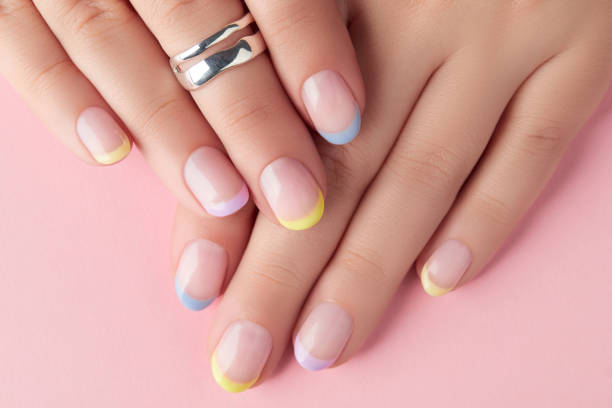
#> input picture pics/image.png, 612 x 408 px
$ python -i feature_extraction.py   (imports and definitions only)
#> lines starting #> are read from the running program, lines starting #| are printed output that depends on the picture; after the words box and inside, x2 and y2 are one past the last pixel; in counts of white or black regions, pixels touching at a corner belong together
#> further down, picture is the input picture: shape (408, 612, 3); mean B, G, R 156, 162.1, 214.2
import cv2
import numpy as np
from skimage.feature import local_binary_pattern
from skimage import color
import matplotlib.pyplot as plt

# Function to extract skin tone from the face
def extract_skin_tone(image):
    hsv_image = cv2.cvtColor(image, cv2.COLOR_BGR2HSV)
#> hsv_image: shape (408, 612, 3); mean H, S, V 80.2, 76.8, 214.3
    lower_skin = np.array([0, 20, 70], dtype=np.uint8)
    upper_skin = np.array([20, 255, 255], dtype=np.uint8)
    skin_mask = cv2.inRange(hsv_image, lower_skin, upper_skin)
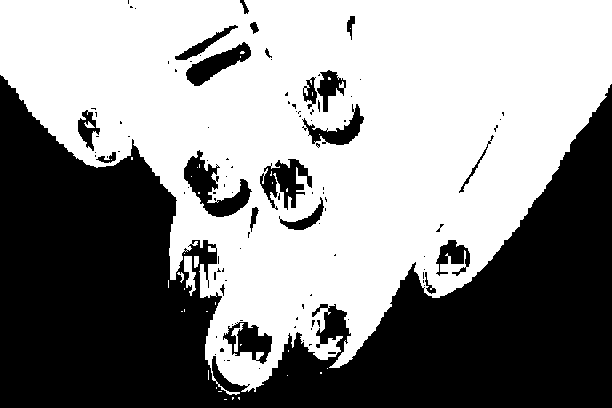
#> skin_mask: shape (408, 612); 55.6% white; 106 black regions (84 under 20 px), largest, box (x1, y1, x2, y2) and area: (0, 75, 612, 408) 100917, (184, 150, 252, 217) 1786, (260, 159, 312, 210) 1328
    skin_region = cv2.bitwise_and(image, image, mask=skin_mask)
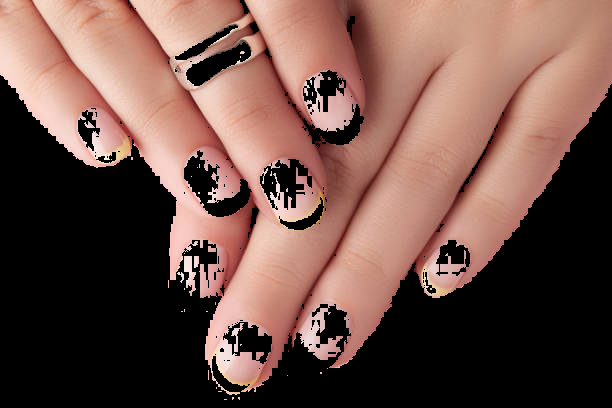
#> skin_region: shape (408, 612, 3); mean B, G, R 71.8, 80.1, 110.3
    skin_avg_color = np.mean(skin_region, axis=(0, 1))
#> skin_avg_color = [71.83, 80.08, 110.3]
    return skin_avg_color

# Function to extract skin texture using Local Binary Patterns (LBP)
# [62 lines left out: functions extract_skin_texture, extract_dark_circles, extract_nail_color, extract_nail_texture, extract_features, not called in this run]

>>> import cv2
>>> picture = cv2.imread('../pics/image.png')
>>> result = extract_skin_tone(picture)
#> result = [71.83, 80.08, 110.3]

$ run again, on pics/pic_mid.png
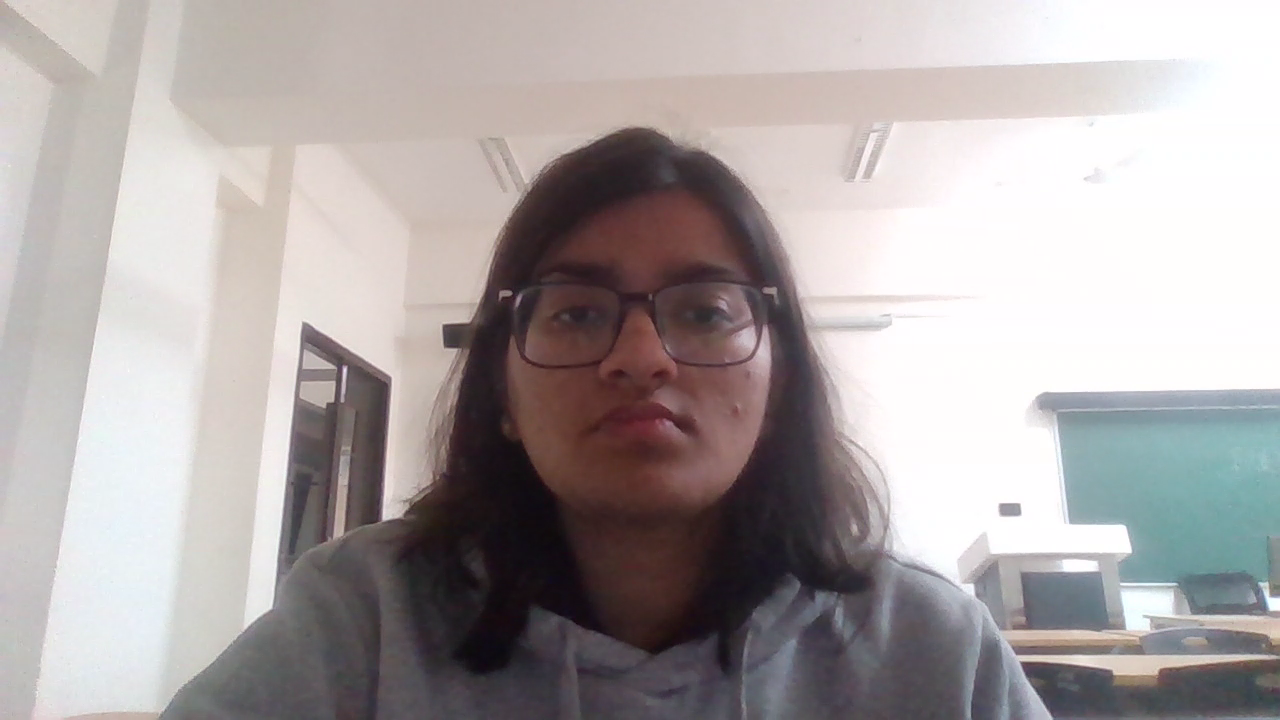
#> input picture pics/pic_mid.png, 1280 x 720 px
#> picture is the input picture: shape (720, 1280, 3); mean B, G, R 164.6, 164.8, 171.6
#> hsv_image: shape (720, 1280, 3); mean H, S, V 69.7, 28.7, 174.3
#> in extract_skin_tone, `skin_mask = cv2.inRange(hsv_image, lower_skin, upper_skin)`:
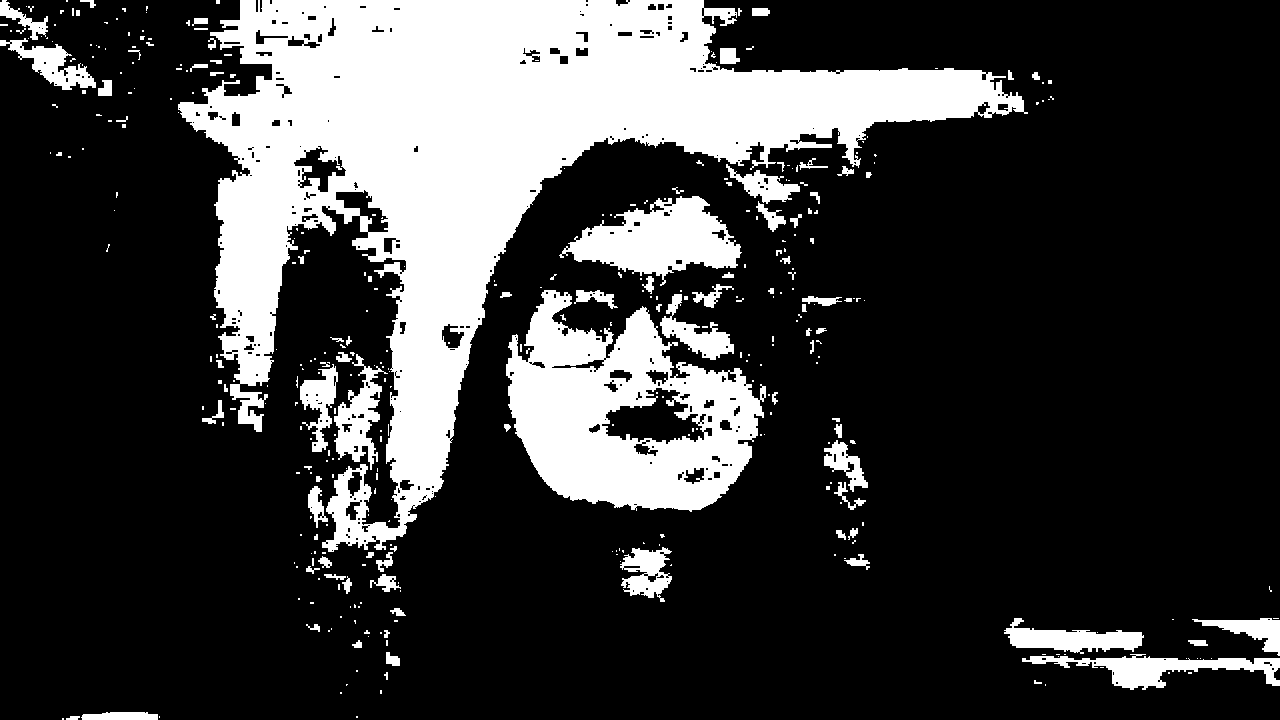
#> skin_mask: shape (720, 1280); 23.3% white; 378 white regions (277 under 20 px), largest, box (x1, y1, x2, y2) and area: (178, 0, 1028, 552) 145691, (506, 290, 766, 512) 32230, (559, 196, 742, 286) 8447
#> in extract_skin_tone, `skin_region = cv2.bitwise_and(image, image, mask=skin_mask)`:
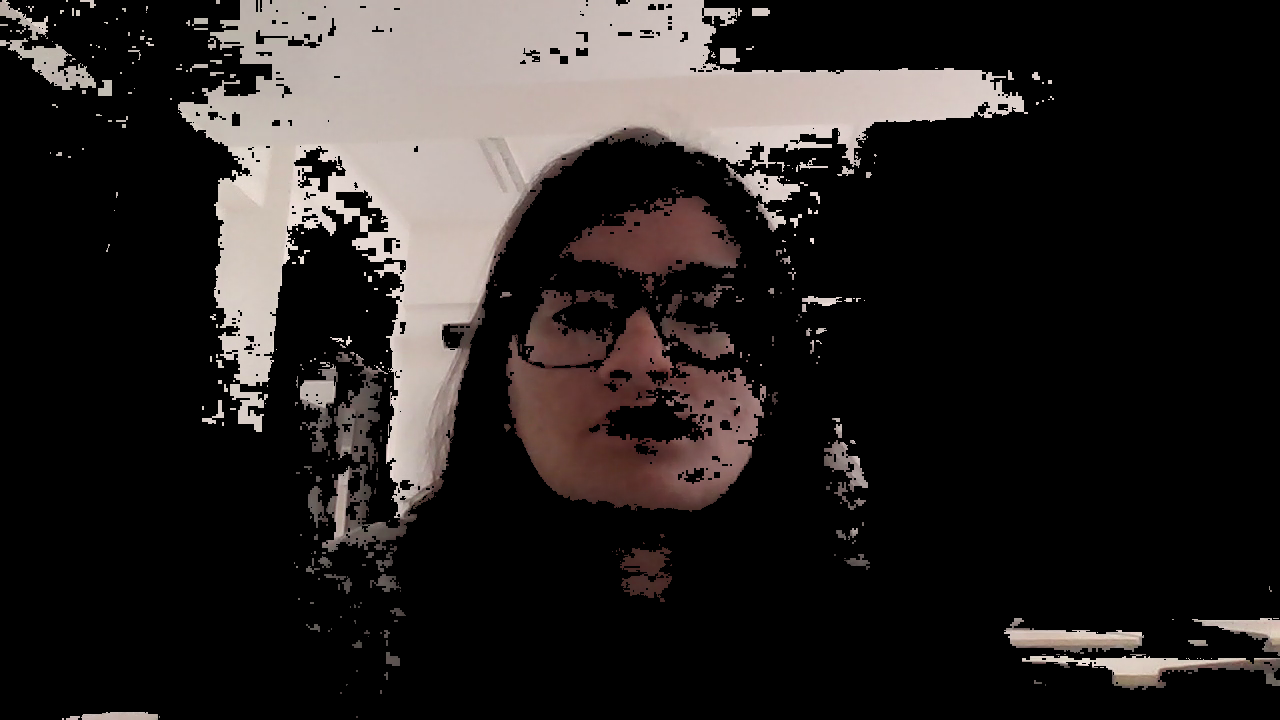
#> skin_region: shape (720, 1280, 3); mean B, G, R 34.8, 36.1, 40.4
#> skin_avg_color = [34.76, 36.12, 40.4]
